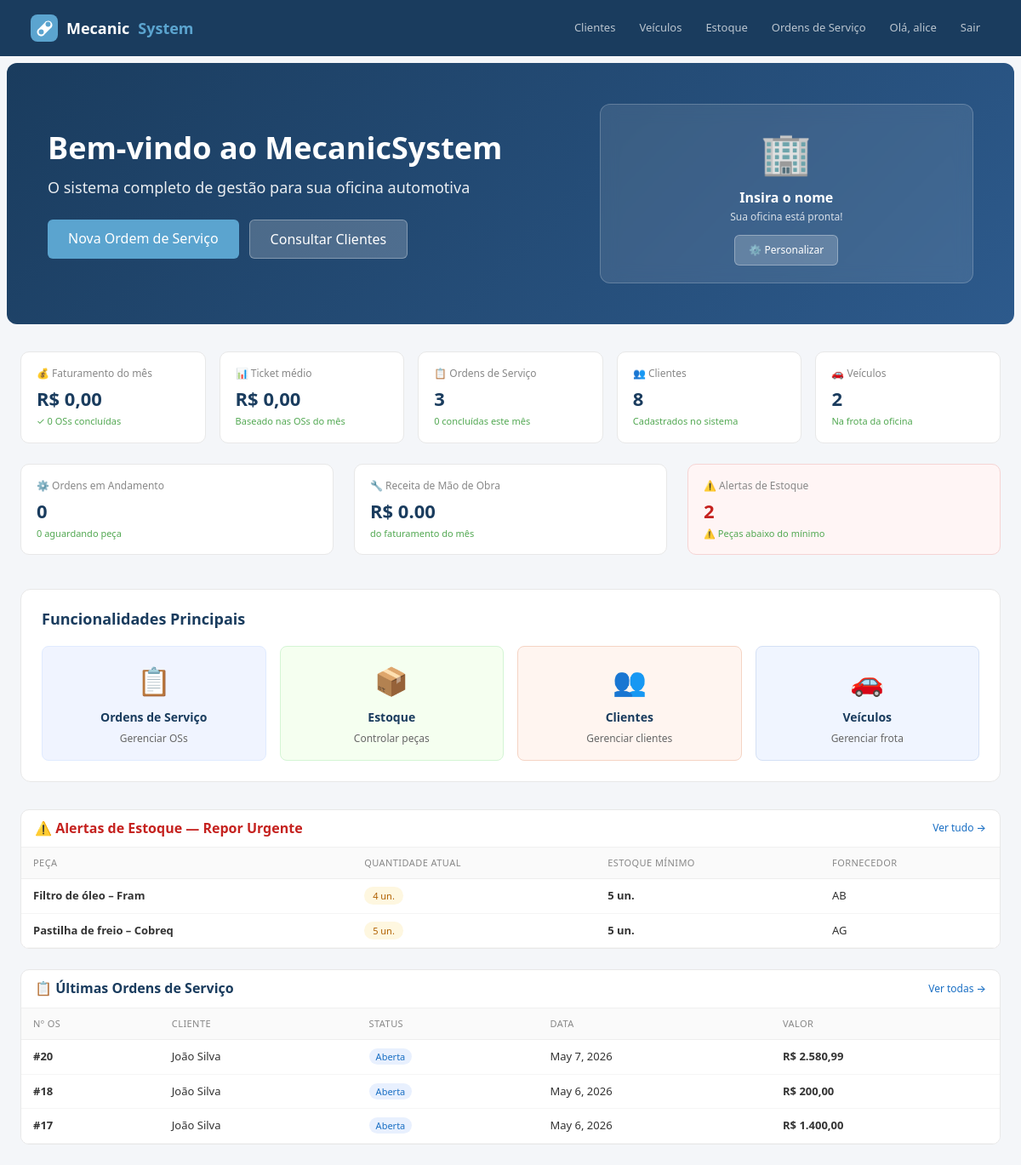
Before: / (signed in) with the older database file.
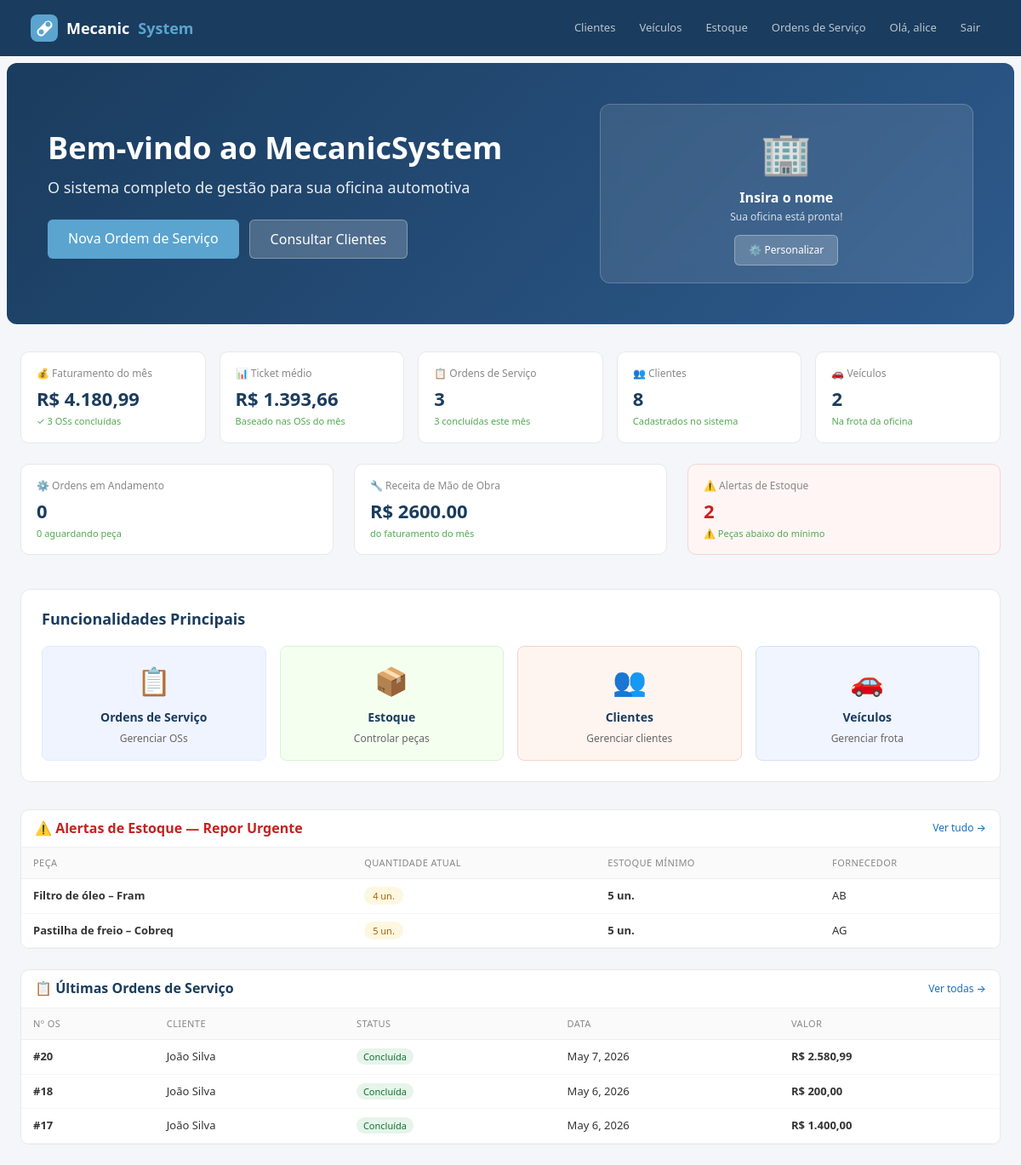
After: the same page with the newer database file.
### ordens/models.py (models this page shows, shortened)
class OrdemServico(models.Model):
    STATUS_CHOICES = [
        ('aberta', 'Aberta'),
        ('em_andamento', 'Em andamento'),
        ('aguardando_peca', 'Aguardando peça'),
        ('concluida', 'Concluída'),
    ]
    cliente = models.ForeignKey(Cliente, on_delete=models.CASCADE)
    veiculo = models.ForeignKey(Veiculo, on_delete=models.SET_NULL, null=True, blank=True)
    data = models.DateField(auto_now_add=True)
    data_conclusao = models.DateField(null=True, blank=True)
    descricao = models.TextField()
    status = models.CharField(max_length=20, choices=STATUS_CHOICES, default='aberta')
    mao_de_obra = models.DecimalField(max_digits=10, decimal_places=2, default=0)
    valor_total = models.DecimalField(max_digits=10, decimal_places=2, default=0)

### clientes/models.py (models this page shows, shortened)
class Cliente(models.Model):
    nome = models.CharField(max_length=100)
    telefone = models.CharField(max_length=20, blank=True)
    email = models.EmailField(blank=True)

### core/views.py (the view)
# urls.py: path('', views.home, name='home'),
@login_required(login_url='login')
def home(request):
    hoje = date.today()
    inicio_mes = hoje.replace(day=1)
    try:
        config = ConfiguracaoOficina.objects.first()
        if not config:
            config = ConfiguracaoOficina.objects.create()
    except:
        config = None
    total_clientes = Cliente.objects.count()
    clientes_novos = Cliente.objects.filter(
        id__gte=Cliente.objects.order_by('-id').first().id - 5
    ).count() if Cliente.objects.exists() else 0
    total_os_mes = OrdemServico.objects.filter(data__gte=inicio_mes).count()
    os_abertas = OrdemServico.objects.filter(status='aberta').count()
    os_andamento = OrdemServico.objects.filter(status='em_andamento').count()
    os_aguardando = OrdemServico.objects.filter(status='aguardando_peca').count()
    os_concluidas = OrdemServico.objects.filter(
        status='concluida', data__gte=inicio_mes
    ).count()
    faturamento_mes = OrdemServico.objects.filter(
        data__gte=inicio_mes, status='concluida'
    ).aggregate(total=Sum('valor_total'))['total'] or 0
    receita_mao_obra = OrdemServico.objects.filter(
        data__gte=inicio_mes, status='concluida'
    ).aggregate(total=Sum('mao_de_obra'))['total'] or 0
    receita_pecas = faturamento_mes - receita_mao_obra
    ticket_medio = (faturamento_mes / os_concluidas) if os_concluidas > 0 else 0
    total_pecas = Peca.objects.count()
    pecas_baixo_estoque = Peca.objects.filter(quantidade__lte=5)
    alertas_estoque = pecas_baixo_estoque.count()
    total_veiculos = Veiculo.objects.count()
    os_recentes = OrdemServico.objects.order_by('-id')[:5]
    context = {
        'config': config,
        'total_clientes': total_clientes,
        'total_os_mes': total_os_mes,
        'os_abertas': os_abertas,
        'os_andamento': os_andamento,
        'os_aguardando': os_aguardando,
        'os_concluidas': os_concluidas,
        'faturamento_mes': faturamento_mes,
        'receita_mao_obra': receita_mao_obra,
        'receita_pecas': receita_pecas,
        'ticket_medio': ticket_medio,
        'total_pecas': total_pecas,
        'alertas_estoque': alertas_estoque,
        'pecas_baixo_estoque': pecas_baixo_estoque,
        'total_veiculos': total_veiculos,
        'os_recentes': os_recentes,
    }
    return render(request, 'home.html', context)

### core/templatetags/core_filters.py (called while the page is built)
@register.filter
def br_format(value):
    if value is None or value == '':
        return "0,00"
    try:
        if isinstance(value, str):
            value = float(value.replace(',', '.'))
        locale.setlocale(locale.LC_ALL, 'pt_BR.UTF-8')
        return locale.currency(value, grouping=True, symbol=False).strip()
    except (ValueError, locale.Error):
        try:
            num = float(value)
            return f"{num:,.2f}".replace(',', 'X').replace('.', ',').replace('X', '.')
        except:
            return str(value)

### templates/home.html (shortened to what the changed rows need)
{% extends "base.html" %}
{% load core_filters %}
{% block conteudo %}
<div style="background: linear-gradient(135deg, #1a3c5e 0%, #2d5a8c 100%); border-radius: 12px; padding: 48px; margin-bottom: 32px; color: white; margin-left: -16px; margin-right: -16px; margin-top: -16px;">
  <div class="row align-items-center">
    <div class="col-md-7">
      <h1 style="font-size: 36px; font-weight: 700; margin-bottom: 12px;">Bem-vindo ao MecanicSystem</h1>
    </div>
  </div>
</div>
<div class="row row-cols-1 row-cols-sm-2 row-cols-lg-5 g-3 mb-4">
  <div class="col">
    <div class="stat-card">
      <div class="label">💰 Faturamento do mês</div>
      <div class="value">R$ {{ faturamento_mes|br_format }}</div>
      <div class="sub">✓ {{ os_concluidas }} OSs concluídas</div>
    </div>
  </div>
  <div class="col">
    <div class="stat-card">
      <div class="label">📊 Ticket médio</div>
      <div class="value">R$ {{ ticket_medio|br_format }}</div>
      <div class="sub">Baseado nas OSs do mês</div>
    </div>
  </div>
  <div class="col">
    <div class="stat-card">
      <div class="label">📋 Ordens de Serviço</div>
      <div class="value">{{ total_os_mes }}</div>
      <div class="sub">{{ os_concluidas }} concluídas este mês</div>
    </div>
  </div>
</div>
<div class="row mb-4">
  <div class="col-md-6 col-lg-4 mb-3">
    <div class="stat-card">
      <div class="label">🔧 Receita de Mão de Obra</div>
      <div class="value">R$ {{ receita_mao_obra|floatformat:2 }}</div>
      <div class="sub">do faturamento do mês</div>
    </div>
  </div>
</div>
{% if pecas_baixo_estoque %}
<div class="card-table mb-4">
  <div style="overflow-x: auto;">
    <table class="table" style="margin: 0;">
      <thead>
        <tr>
          <th>Peça</th>
          <th>Quantidade atual</th>
          <th>Estoque mínimo</th>
          <th>Fornecedor</th>
        </tr>
      </thead>
    </table>
  </div>
</div>
{% endif %}
<div class="card-table">
  {% if os_recentes %}
  <div style="overflow-x: auto;">
    <table class="table" style="margin: 0; font-size: 13px;">
      <thead>
        <tr>
          <th>Nº OS</th>
          <th>Cliente</th>
          <th>Status</th>
          <th>Data</th>
          <th>Valor</th>
        </tr>
      </thead>
      <tbody>
        {% for ordem in os_recentes %}
        <tr>
          <td><strong>#{{ ordem.id }}</strong></td>
          <td>{{ ordem.cliente.nome }}</td>
          <td>
            {% if ordem.status == 'concluida' %}
              <span style="background:#e6f4ea;color:#137333;padding:2px 8px;border-radius:99px;font-size:11px;font-weight:500">Concluída</span>
            {% elif ordem.status == 'em_andamento' %}
              <span style="background:#fef7e0;color:#b06000;padding:2px 8px;border-radius:99px;font-size:11px;font-weight:500">Em andamento</span>
            {% elif ordem.status == 'aguardando_peca' %}
              <span style="background:#fce8e6;color:#c5221f;padding:2px 8px;border-radius:99px;font-size:11px;font-weight:500">Aguardando peça</span>
            {% else %}
              <span style="background:#e8f0fe;color:#1a6fc4;padding:2px 8px;border-radius:99px;font-size:11px;font-weight:500">Aberta</span>
            {% endif %}
          </td>
          <td>{{ ordem.data }}</td>
          <td><strong>R$ {{ ordem.valor_total|br_format }}</strong></td>
        </tr>
        {% endfor %}
      </tbody>
    </table>
  </div>
  {% else %}
  <div style="padding: 16px; text-align: center; color: #888; font-size: 13px;">
    <p>Nenhuma ordem de serviço cadastrada.</p>
  </div>
  {% endif %}
</div>
{% endblock %}

Changed rows visible on the page:
changed OrdemServico "May 7, 2026": status "Aberta" → "Concluída"
changed OrdemServico id 18: status "Aberta" → "Concluída"
changed OrdemServico id 17: status "Aberta" → "Concluída"
Other visible differences:
{{ faturamento_mes|br_format }}: "0,00" → "4.180,99"
{{ os_concluidas }}: "0" → "3"
{{ ticket_medio|br_format }}: "0,00" → "1.393,66"
{{ receita_mao_obra|floatformat:2 }}: "0.00" → "2600.00"
